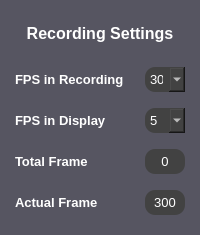
               <widget class="QFrame" name="setting_video_frame">
                <property name="minimumSize">
                 <size>
                  <width>0</width>
                  <height>235</height>
                 </size>
                </property>
                <property name="maximumSize">
                 <size>
                  <width>16777215</width>
                  <height>16777215</height>
                 </size>
                </property>
                <property name="styleSheet">
                 <string notr="true">border-radius: 10px;
background-color: rgb(86, 85, 97);</string>
                </property>
                <property name="frameShape">
                 <enum>QFrame::StyledPanel</enum>
                </property>
                <property name="frameShadow">
                 <enum>QFrame::Raised</enum>
                </property>
                <layout class="QGridLayout" name="gridLayout_5">
                 <property name="leftMargin">
                  <number>15</number>
                 </property>
                 <property name="topMargin">
                  <number>10</number>
                 </property>
                 <property name="rightMargin">
                  <number>15</number>
                 </property>
                 <property name="bottomMargin">
                  <number>10</number>
                 </property>
                 <property name="spacing">
                  <number>10</number>
                 </property>
                 <item row="1" column="0">
                  <widget class="QLabel" name="label_fps_in_recording">
                   <property name="minimumSize">
                    <size>
                     <width>120</width>
                     <height>20</height>
                    </size>
                   </property>
                   <property name="maximumSize">
                    <size>
                     <width>150</width>
                     <height>16777215</height>
                    </size>
                   </property>
                   <property name="font">
                    <font>
                     <family>MS Sans Serif</family>
                     <pointsize>10</pointsize>
                     <weight>75</weight>
                     <bold>true</bold>
                    </font>
                   </property>
                   <property name="styleSheet">
                    <string notr="true">color: rgb(255, 255, 255);</string>
                   </property>
                   <property name="text">
                    <string>FPS in Recording</string>
                   </property>
                  </widget>
                 </item>
                 <item row="1" column="1">
                  <widget class="QComboBox" name="set_fps_recording">
                   <property name="minimumSize">
                    <size>
                     <width>0</width>
                     <height>25</height>
                    </size>
                   </property>
                   <property name="font">
                    <font>
                     <family>MS Sans Serif</family>
                     <pointsize>10</pointsize>
                    </font>
                   </property>
                   <property name="contextMenuPolicy">
                    <enum>Qt::DefaultContextMenu</enum>
                   </property>
                   <property name="styleSheet">
                    <string notr="true">color: rgb(255, 255, 255);
background-color: rgb(66, 66, 66);
border-radius:10px;</string>
                   </property>
                   <property name="currentIndex">
                    <number>2</number>
                   </property>
                   <item>
                    <property name="text">
                     <string>20</string>
                    </property>
                   </item>
                   <item>
                    <property name="text">
                     <string>25</string>
                    </property>
                   </item>
                   <item>
                    <property name="text">
                     <string>30</string>
                    </property>
                   </item>
                  </widget>
                 </item>
                 <item row="2" column="0">
                  <widget class="QLabel" name="label_fps_in_display">
                   <property name="minimumSize">
                    <size>
                     <width>120</width>
                     <height>20</height>
                    </size>
                   </property>
                   <property name="maximumSize">
                    <size>
                     <width>150</width>
                     <height>16777215</height>
                    </size>
                   </property>
                   <property name="font">
                    <font>
                     <family>MS Sans Serif</family>
                     <pointsize>10</pointsize>
                     <weight>75</weight>
                     <bold>true</bold>
                    </font>
                   </property>
                   <property name="styleSheet">
                    <string notr="true">color: rgb(255, 255, 255);</string>
                   </property>
                   <property name="text">
                    <string>FPS in Display</string>
                   </property>
                  </widget>
                 </item>
                 <item row="2" column="1">
                  <widget class="QComboBox" name="set_fps_display">
                   <property name="minimumSize">
                    <size>
                     <width>0</width>
                     <height>25</height>
                    </size>
                   </property>
                   <property name="font">
                    <font>
                     <family>MS Sans Serif</family>
                     <pointsize>10</pointsize>
                    </font>
                   </property>
                   <property name="styleSheet">
                    <string notr="true">color: rgb(255, 255, 255);
background-color: rgb(66, 66, 66);
border-radius:10px;</string>
                   </property>
                   <property name="currentIndex">
                    <number>0</number>
                   </property>
                   <item>
                    <property name="text">
                     <string>5</string>
                    </property>
                   </item>
                   <item>
                    <property name="text">
                     <string>10</string>
                    </property>
                   </item>
                   <item>
                    <property name="text">
                     <string>15</string>
                    </property>
                   </item>
                   <item>
                    <property name="text">
                     <string>20</string>
                    </property>
                   </item>
                  </widget>
                 </item>
                 <item row="3" column="0">
                  <widget class="QLabel" name="label_total_frame">
                   <property name="minimumSize">
                    <size>
                     <width>120</width>
                     <height>20</height>
                    </size>
                   </property>
                   <property name="maximumSize">
                    <size>
                     <width>150</width>
                     <height>16777215</height>
                    </size>
                   </property>
                   <property name="font">
                    <font>
                     <family>MS Sans Serif</family>
                     <pointsize>10</pointsize>
                     <weight>75</weight>
                     <bold>true</bold>
                    </font>
                   </property>
                   <property name="styleSheet">
                    <string notr="true">color: rgb(255, 255, 255);</string>
                   </property>
                   <property name="text">
                    <string>Total Frame</string>
                   </property>
                  </widget>
                 </item>
                 <item row="3" column="1">
                  <widget class="QLabel" name="total_frame">
                   <property name="minimumSize">
                    <size>
                     <width>0</width>
                     <height>25</height>
                    </size>
                   </property>
                   <property name="maximumSize">
                    <size>
                     <width>16777215</width>
                     <height>25</height>
                    </size>
                   </property>
                   <property name="font">
                    <font>
                     <family>MS Sans Serif</family>
                     <pointsize>10</pointsize>
                    </font>
                   </property>
                   <property name="styleSheet">
                    <string notr="true">color: rgb(255, 255, 255);
background-color: rgb(66, 66, 66);</string>
                   </property>
                   <property name="text">
                    <string>0</string>
                   </property>
                   <property name="alignment">
                    <set>Qt::AlignCenter</set>
                   </property>
                  </widget>
                 </item>
                 <item row="4" column="0">
                  <widget class="QLabel" name="label_actual_frame">
                   <property name="minimumSize">
                    <size>
                     <width>120</width>
                     <height>20</height>
                    </size>
                   </property>
                   <property name="maximumSize">
                    <size>
                     <width>150</width>
                     <height>16777215</height>
                    </size>
                   </property>
                   <property name="font">
                    <font>
                     <family>MS Sans Serif</family>
                     <pointsize>10</pointsize>
                     <weight>75</weight>
                     <bold>true</bold>
                    </font>
                   </property>
                   <property name="styleSheet">
                    <string notr="true">color: rgb(255, 255, 255);</string>
                   </property>
                   <property name="text">
                    <string>Actual Frame</string>
                   </property>
                  </widget>
                 </item>
                 <item row="4" column="1">
                  <widget class="QLabel" name="actual_frame">
                   <property name="minimumSize">
                    <size>
                     <width>0</width>
                     <height>25</height>
                    </size>
                   </property>
                   <property name="maximumSize">
                    <size>
                     <width>16777215</width>
                     <height>25</height>
                    </size>
                   </property>
                   <property name="font">
                    <font>
                     <family>MS Sans Serif</family>
                     <pointsize>10</pointsize>
                    </font>
                   </property>
                   <property name="styleSheet">
                    <string notr="true">color: rgb(255, 255, 255);
background-color: rgb(66, 66, 66);</string>
                   </property>
                   <property name="text">
                    <string>300</string>
                   </property>
                   <property name="alignment">
                    <set>Qt::AlignCenter</set>
                   </property>
                  </widget>
                 </item>
                 <item row="0" column="0" colspan="2">
                  <widget class="QLabel" name="label_setting_video">
                   <property name="minimumSize">
                    <size>
                     <width>0</width>
                     <height>25</height>
                    </size>
                   </property>
                   <property name="maximumSize">
                    <size>
                     <width>16777215</width>
                     <height>35</height>
                    </size>
                   </property>
                   <property name="font">
                    <font>
                     <family>Nirmala UI</family>
                     <pointsize>12</pointsize>
                     <weight>75</weight>
                     <bold>true</bold>
                    </font>
                   </property>
                   <property name="styleSheet">
                    <string notr="true">color: rgb(255, 255, 255);</string>
                   </property>
                   <property name="text">
                    <string>Recording Settings</string>
                   </property>
                   <property name="alignment">
                    <set>Qt::AlignCenter</set>
                   </property>
                  </widget>
                 </item>
                </layout>
               </widget>
